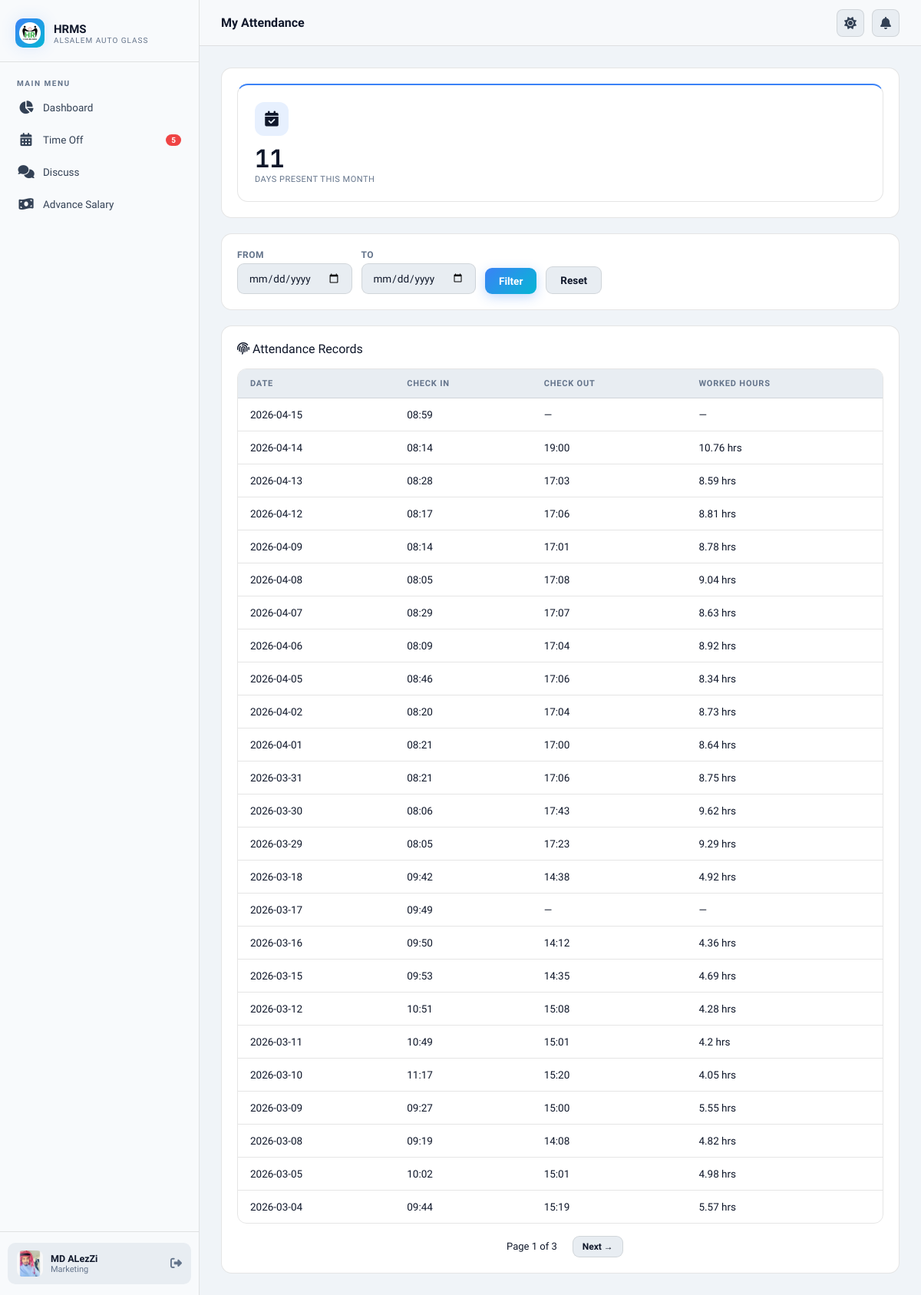
The app's page /my-attendance/ (signed in), older data.
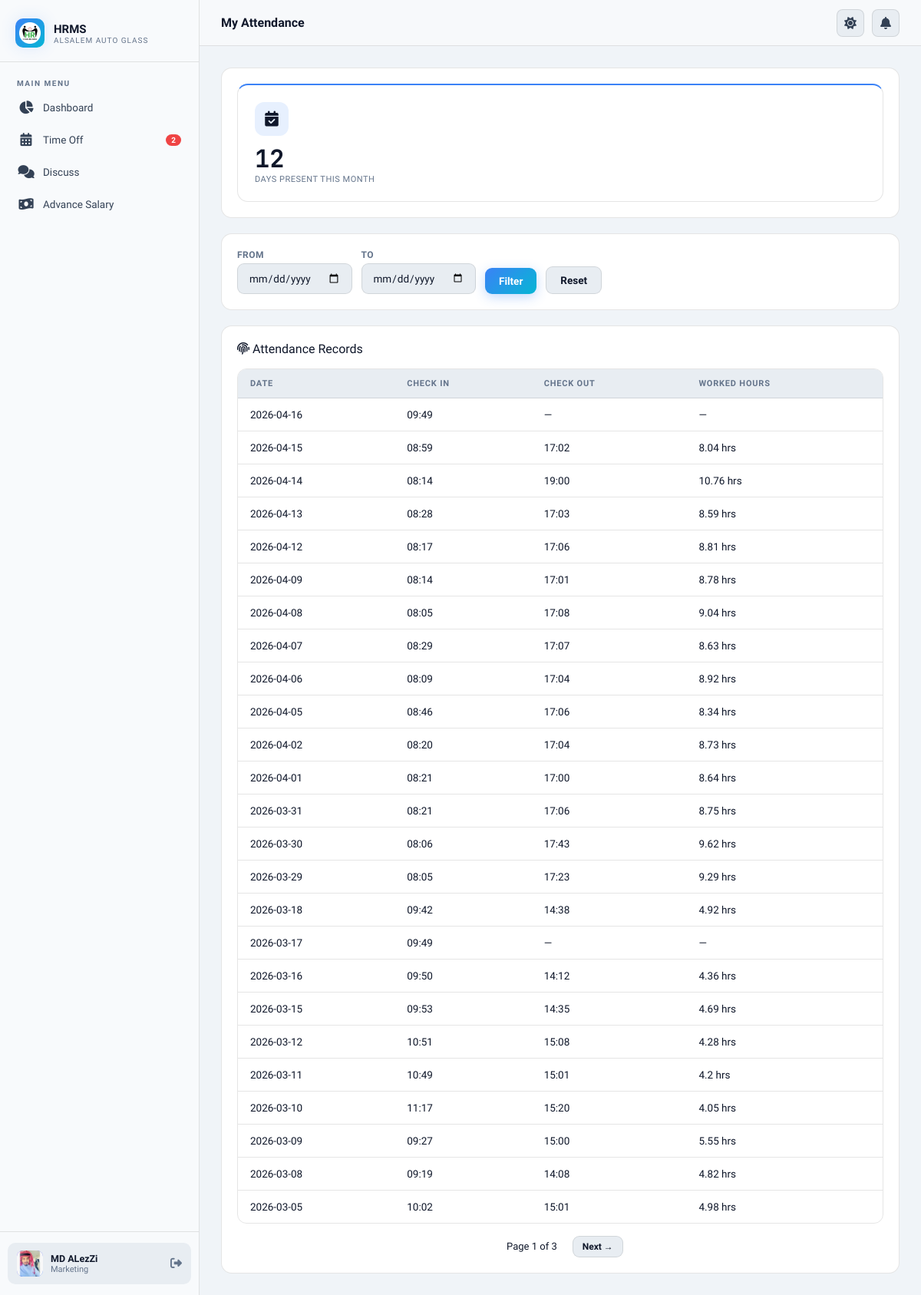
The same page, newer data.
### core/models.py (models this page shows)
class AttendanceRecord(models.Model):
    employee = models.ForeignKey(
        Employee, on_delete=models.CASCADE, related_name="attendance"
    )
    date = models.DateField()
    check_in = models.DateTimeField(null=True, blank=True)
    check_out = models.DateTimeField(null=True, blank=True)
    source = models.CharField(
        max_length=20,
        choices=[("zkteco", "ZKTeco"), ("manual", "Manual")],
        default="zkteco",
    )
    class Meta:
        unique_together = ("employee", "date")
    @property
    def worked_hours(self):
        if self.check_in and self.check_out:
            delta = self.check_out - self.check_in
            return round(delta.seconds / 3600, 2)
        return 0

### core/views.py (the view)
# urls.py: path("my-attendance/", views.my_attendance, name="my_attendance"),
@login_required
def my_attendance(request):
    employee = request.user
    qs = AttendanceRecord.objects.filter(employee=employee).order_by("-date")
    date_from = request.GET.get("date_from", "").strip()
    date_to = request.GET.get("date_to", "").strip()
    if date_from:
        qs = qs.filter(date__gte=date_from)
    if date_to:
        qs = qs.filter(date__lte=date_to)
    today = timezone.now().date()
    this_month_count = AttendanceRecord.objects.filter(
        employee=employee, date__year=today.year, date__month=today.month
    ).count()
    paginator = Paginator(qs, 25)
    page_obj = paginator.get_page(request.GET.get("page"))
    return render(
        request,
        "attendance/my_attendance.html",
        {
            "page_obj": page_obj,
            "date_from": date_from,
            "date_to": date_to,
            "this_month_count": this_month_count,
            "employee": employee,
        },
    )

### core/context_processors.py (called while the page is built)
def notification_counts(request):
    if request.user.is_authenticated:
        return {
            "pending_count": TimeOffRequest.objects.filter(status="pending").count(),
            "unread_count": Message.objects.filter(
                receiver=request.user, is_read=False
            ).count(),
            "pending_advance_count": (
                AdvanceSalaryRequest.objects.filter(status="pending").count()
                if request.user.is_hr
                else 0
            ),
        }
    return {
        "pending_count": 0,
        "unread_count": 0,
        "pending_advance_count": 0,
    }

### core/models.py (called while the page is built)
    @property
    def is_hr(self):
        return self.role == "hr" or self.is_superuser or self.is_staff

### templates/attendance/my_attendance.html (shortened to what this page needs)
{% extends 'base.html' %}
{% block page_title %}My Attendance{% endblock %}
{% block content %}
<div class="card" style="margin-bottom:20px;">
    <div style="display:flex;align-items:center;gap:16px;flex-wrap:wrap;">
        <div class="stat-card blue" style="flex:1;min-width:160px;">
            <div class="stat-icon blue"><i class="fa-solid fa-calendar-check"></i></div>
            <div class="stat-value">{{ this_month_count }}</div>
            <div class="stat-label">Days Present This Month</div>
        </div>
    </div>
</div>
<div class="card" style="margin-bottom:20px;">
    <form method="get" style="display:flex;gap:12px;flex-wrap:wrap;align-items:flex-end;">
        <div>
            <label style="font-size:12px;color:var(--text3);display:block;margin-bottom:4px;">From</label>
            <input type="date" name="date_from" value="{{ date_from }}" class="form-control">
        </div>
        <div>
            <label style="font-size:12px;color:var(--text3);display:block;margin-bottom:4px;">To</label>
            <input type="date" name="date_to" value="{{ date_to }}" class="form-control">
        </div>
        <button type="submit" class="btn btn-primary">Filter</button>
        <a href="{% url 'my_attendance' %}" class="btn btn-secondary">Reset</a>
    </form>
</div>
<div class="card">
    <div class="section-title"><i class="fa-solid fa-fingerprint"></i> Attendance Records</div>
    {% if page_obj.object_list %}
    <div class="table-wrapper" style="margin-top:16px;">
        <table class="table">
            <thead>
                <tr>
                    <th>Date</th>
                    <th>Check In</th>
                    <th>Check Out</th>
                    <th>Worked Hours</th>
                </tr>
            </thead>
            <tbody>
                {% for att in page_obj %}
                <tr>
                    <td>{{ att.date|date:"Y-m-d" }}</td>
                    <td>{{ att.check_in|date:"H:i"|default:"—" }}</td>
                    <td>{{ att.check_out|date:"H:i"|default:"—" }}</td>
                    <td>
                        {% if att.worked_hours %}
                        {{ att.worked_hours }} hrs
                        {% else %}—{% endif %}
                    </td>
                </tr>
                {% endfor %}
            </tbody>
        </table>
    </div>
    {% if page_obj.has_other_pages %}
    <div style="display:flex;gap:8px;justify-content:center;margin-top:16px;">
        <span style="padding:6px 12px;font-size:13px;">Page {{ page_obj.number }} of {{ page_obj.paginator.num_pages }}
        </span>
        {% if page_obj.has_next %}
        <a href="?page={{ page_obj.next_page_number }}&date_from={{ date_from }}&date_to={{ date_to }}"
            class="btn btn-secondary btn-sm">Next →</a>
        {% endif %}
    </div>
    {% endif %}
    {% else %}
    <div style="text-align:center;padding:40px;color:var(--text3);">
        <i class="fa-solid fa-clock" style="font-size:40px;margin-bottom:12px;display:block;"></i>
        No attendance records found
    </div>
    {% endif %}
</div>
{% endblock %}

### templates/base.html (shortened to what this page needs)
{% load static %}
<!DOCTYPE html>
<html lang="en">
<head>
  <link rel="stylesheet" href="{% static 'css/main.css' %}">
  <link rel="stylesheet" href="https://cdnjs.cloudflare.com/ajax/libs/font-awesome/6.5.0/css/all.min.css">
</head>
<body>
  <div class="app-wrapper">
    <aside class="sidebar" id="sidebar">
      <div class="sidebar-logo">
        <div class="logo-icon">
          <img src="{% static 'img/favicon.png' %}" alt="HRMS Logo"
            style="width: 28px; height: 28px; object-fit: contain;">
        </div>
        <div>
          <div class="logo-text">HRMS</div>
          <div class="logo-sub">AlSalem Auto Glass</div>
        </div>
      </div>
      <nav class="sidebar-nav">
        <div class="nav-label">Main Menu</div>
        <a href="{% url 'dashboard' %}"
          class="nav-item {% if request.resolver_match.url_name == 'dashboard' %}active{% endif %}">
          <span class="nav-icon"><i class="fa-solid fa-chart-pie"></i></span>
          Dashboard
        </a>
        <a href="{% url 'timeoff_list' %}"
          class="nav-item {% if 'timeoff' in request.resolver_match.url_name %}active{% endif %}">
          <span class="nav-icon"><i class="fa-solid fa-calendar-days"></i></span>
          Time Off
          {% if pending_count %}<span class="nav-badge">{{ pending_count }}</span>{% endif %}
        </a>
        <a href="{% url 'discuss' %}"
          class="nav-item {% if 'discuss' in request.resolver_match.url_name %}active{% endif %}">
          <span class="nav-icon"><i class="fa-solid fa-comments"></i></span>
          Discuss
        </a>
        <a href="{% url 'advance_salary_list' %}"
          class="nav-item {% if 'advance' in request.resolver_match.url_name %}active{% endif %}">
          <span class="nav-icon"><i class="fa-solid fa-money-bill-wave"></i></span>
          Advance Salary
        </a>
      </nav>
      <div class="sidebar-footer">
        <div class="user-card">
          <div class="user-avatar">
            {% if request.user.personal_photo %}
            <img src="{{ request.user.personal_photo.url }}" alt="">
            {% else %}
            {{ request.user.full_name|first|upper }}
            {% endif %}
          </div>
          <div>
            <div class="user-name">{{ request.user.full_name|truncatechars:20 }}</div>
            <div class="user-role">{{ request.user.job_title|default:"Employee"|truncatechars:22 }}</div>
          </div>
          <a href="{% url 'logout' %}" style="margin-left:auto;color:var(--text3);font-size:15px;" title="Logout"><i
              class="fa-solid fa-right-from-bracket"></i></a>
        </div>
      </div>
    </aside>
    <div class="main-content">
      <header class="topbar">
        <span class="topbar-title">{% block page_title %}Dashboard{% endblock %}</span>
        <div class="topbar-right">
          <button class="topbar-btn" onclick="toggleTheme()" title="Toggle Theme" id="themeBtn">
            <i id="themeIcon"></i>
          </button>
          <a href="{% url 'discuss' %}" class="topbar-btn" title="Messages"><i class="fa-solid fa-bell"></i></a>
        </div>
      </header>
      <main class="page-content">
        {% block content %}{% endblock %}
      </main>
    </div>
  </div>
  <link href="https://cdn.jsdelivr.net/npm/select2@4.1.0-rc.0/dist/css/select2.min.css" rel="stylesheet" />
</body>
</html>

Row changes from the older to the newer data that the page shows:
no longer on this page (row unchanged): AttendanceRecord: date "2026-03-04", check_in "09:44", check_out "15:19", worked_hours "5.57"
added AttendanceRecord: date "2026-04-16", check_in "09:49", check_out "—"
changed AttendanceRecord (number 2 of 25 on the later page): check_out "—" → "17:02"; worked_hours (not shown) → "8.04"; check_out "—" → "hrs"
Text that changed along with them:
{{ pending_count }}: "5" → "2"
{{ this_month_count }}: "11" → "12"
